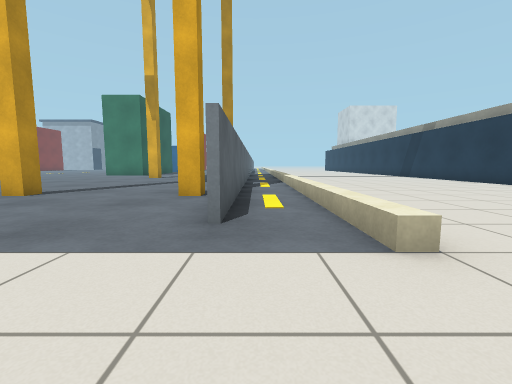
View 1 (above)

21 first-person views from a walk through a world built for the Gazebo simulator. The camera is 0.7 m above the floor, tilts 6° down and sees 90° across. The floor is counted in squares, 1 m on a side. Each view is taken from the middle of a square. On the plan, view 1 faces up. The plan holds only what a view shows up to about 9 squares ahead; the rest is blank. The place goes on beyond the plan.

View 2
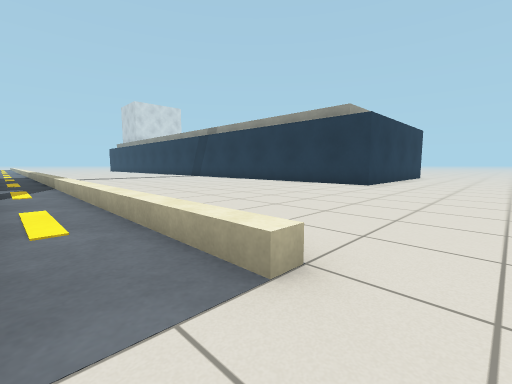

View 3
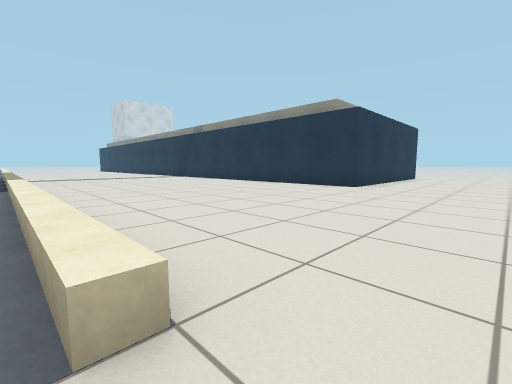

View 4
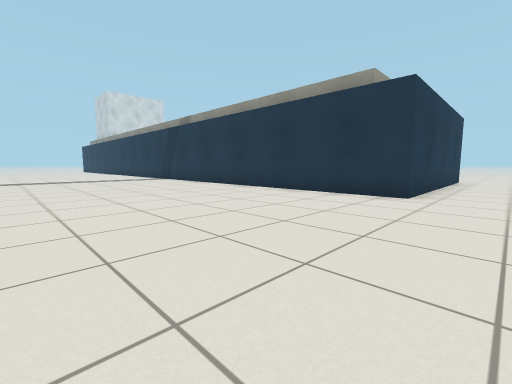

View 5
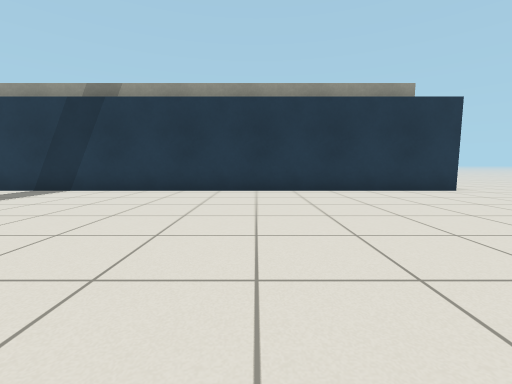

View 6
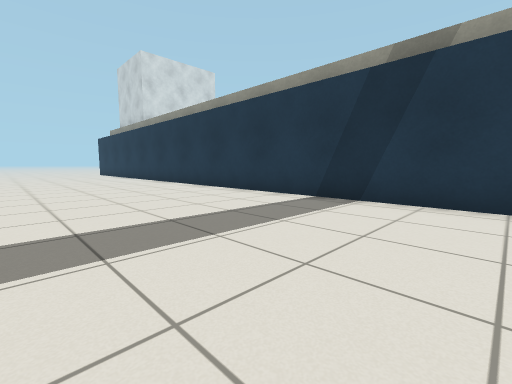

View 7
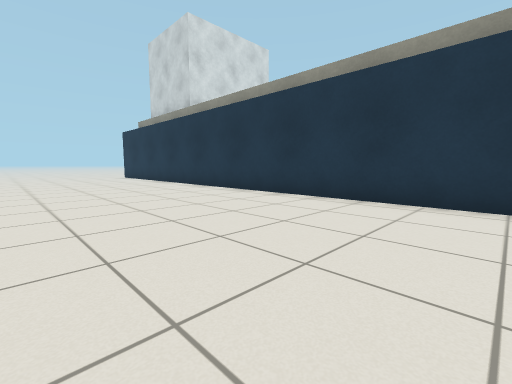

View 8
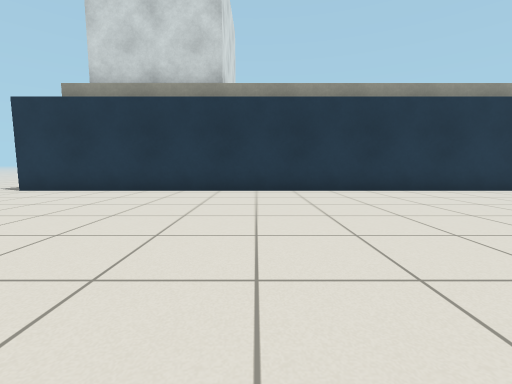

View 9
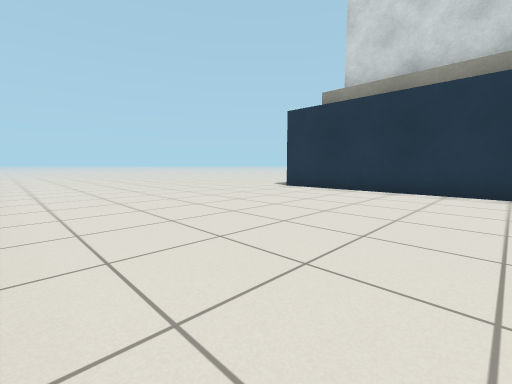

View 10
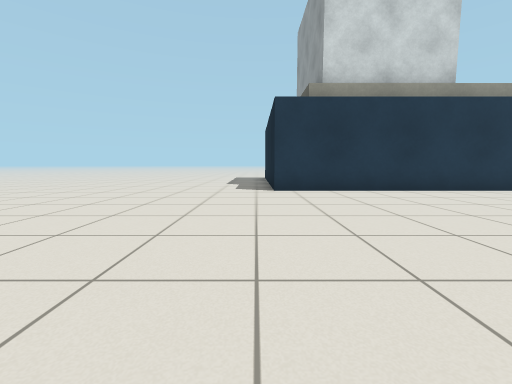

View 11
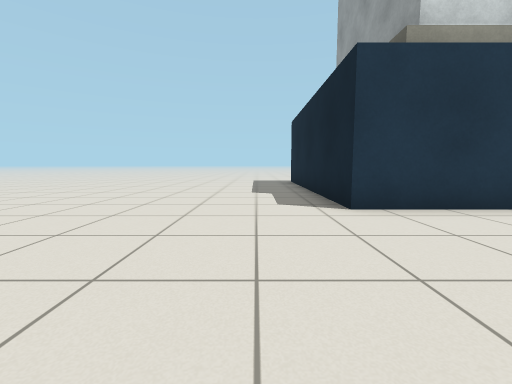

View 12
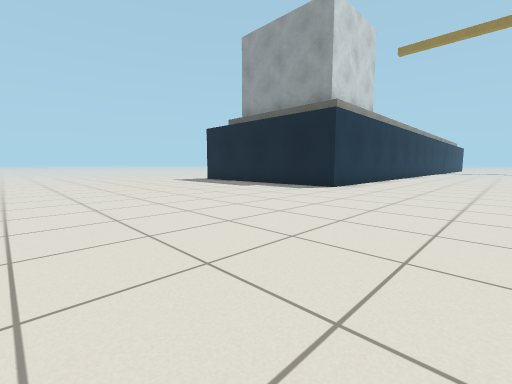

View 13
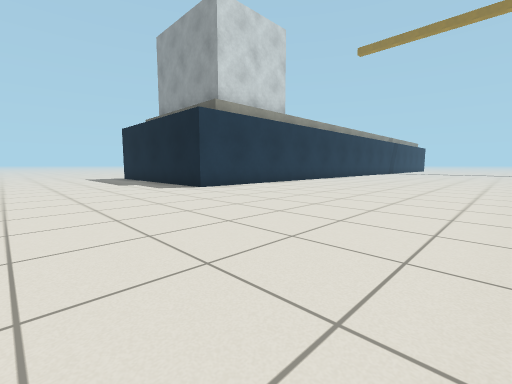

View 14
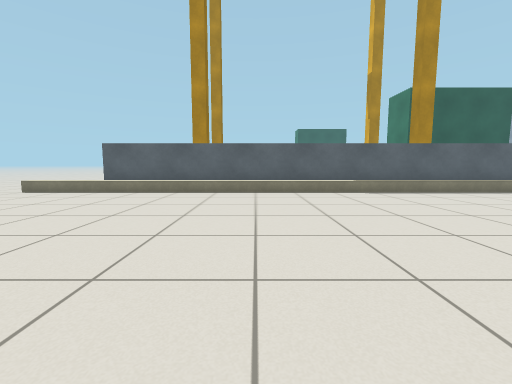

View 15
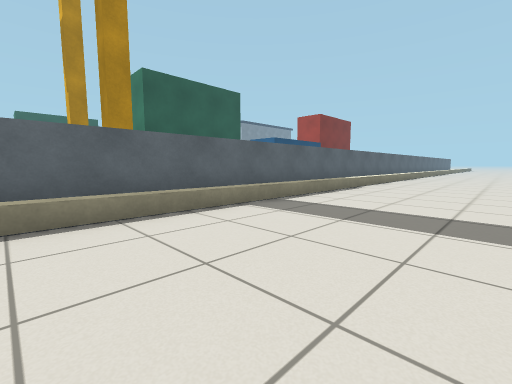

View 16
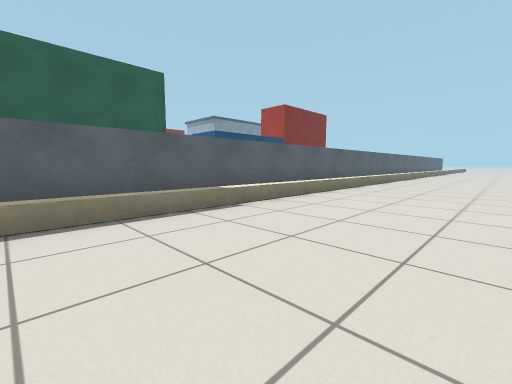

View 17
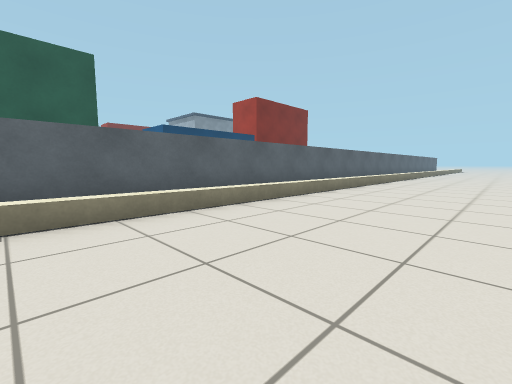

View 18
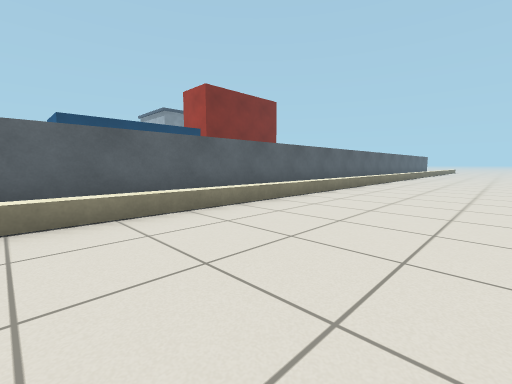

View 19
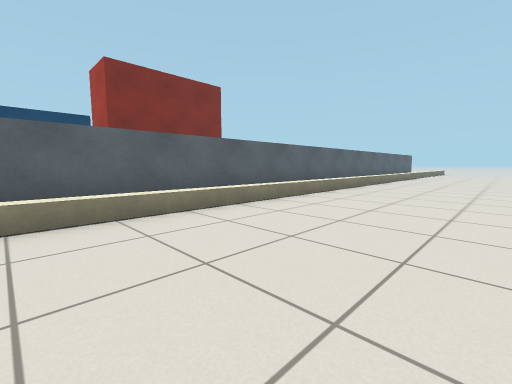

View 20
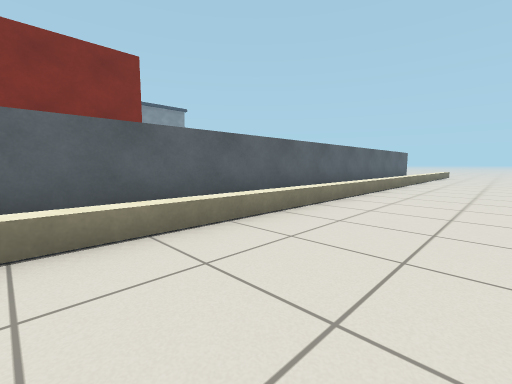

View 21
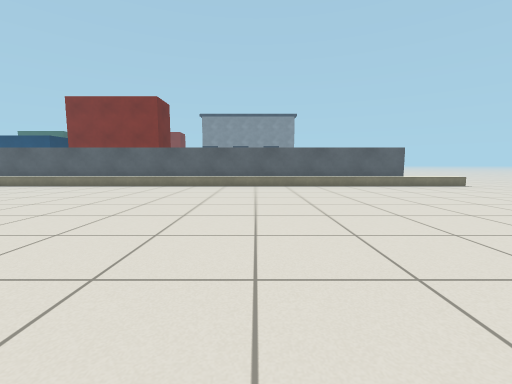

### Floor plan
Key: @ floor where view 1 was taken; # wall or solid block; . floor; = window, fence, low wall or low ledge; P yellow post; B blue box; R red box; O other object.
Columns run from 8 left of view 1 to 10 right of it. Each row starts with its distance up from view 1.
 49          =.....
 48          =......
 47          =........
 46          =........
 45          =.........
 44         #=........
 43         #=........
 42         #=......
 41         #=.........
 40         #=.........
 39         #=.........
 38         #=.........
 37         #=.........
 36 R       #=.........
 35 R       #=.........
 34 R       #=.........
 33         #=.......##
 32         #=.......#
 31         #=.......#
 30  B      #=.......#
 29  B      #=.......#
 28         #=.......#
 27         #=.......#
 26         #=.......#
 25         #=.......#
 24         #=.......#
 23         #=.......#
 22         #=.......#
 21 O       #=.......#
 20 O       #=.......#
 19         #=.......#
 18 O       #=.......#
 17 O       #=.......#
 16         #=.......#
 15         #=.......#
 14         #=.......#
 13         #=.......#
 12         #=.......#
 11         #=.......#
 10         #=.......#
  9  .....  #=.......#
  8  .....  #=.......#
  7   ..... #=.......#
  6   P...P.#=.......#
  5    .....#=.......##
  4     ....#=.........
  3      ...#=.........
  2       ...=.........
  1       .............
  0         @

Where each view was taken, in squares from view 1:
view 1: 0 up, 0 right, facing up
view 2: 1 up, 0 right, facing up-right
view 3: 1 up, 1 right, facing up-right
view 4: 3 up, 3 right, facing up-right
view 5: 10 up, 2 right, facing right
view 6: 13 up, 4 right, facing up-right
view 7: 18 up, 4 right, facing up-right
view 8: 27 up, 2 right, facing right
view 9: 28 up, 2 right, facing up-right
view 10: 34 up, 2 right, facing right
view 11: 35 up, 5 right, facing right
view 12: 41 up, 5 right, facing down-right
view 13: 38 up, 2 right, facing down-right
view 14: 8 up, 8 right, facing left
view 15: 12 up, 5 right, facing up-left
view 16: 17 up, 5 right, facing up-left
view 17: 20 up, 5 right, facing up-left
view 18: 24 up, 5 right, facing up-left
view 19: 29 up, 5 right, facing up-left
view 20: 34 up, 4 right, facing up-left
view 21: 45 up, 10 right, facing left
